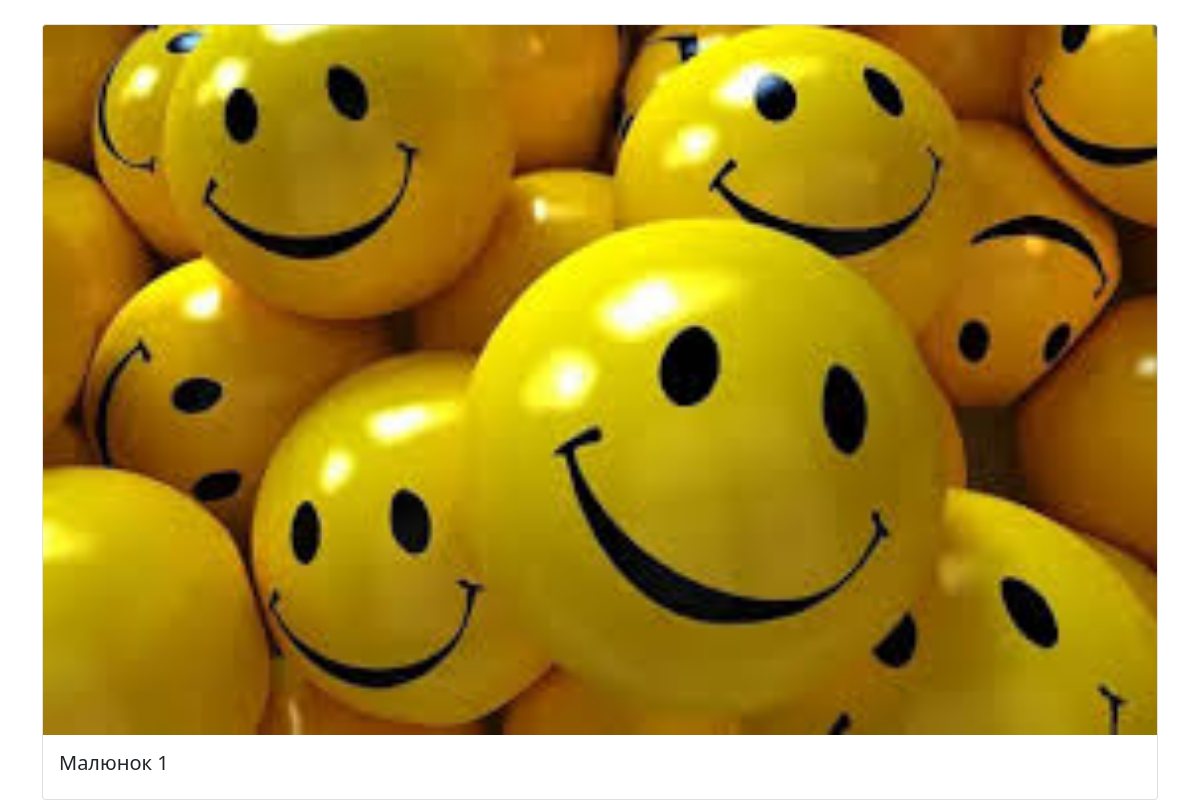
Screenshot of /image/1/ with the database file from the repository.
### gallery/models.py (models this page shows, shortened)
class Image(models.Model):
    title = models.CharField(max_length=100)
    image = models.ImageField(upload_to='gallery_images/')
    categories = models.ManyToManyField(Category, blank=True)
    created_date = models.DateField()
    age_limit = models.PositiveIntegerField()

### gallery/views.py (the view)
# urls.py: path('image/<int:pk>/', views.image_detail, name='image_detail'),
def image_detail(request, pk):
    image = get_object_or_404(Image, pk=pk)
    return render(request, 'image_detail.html', {'image': image})

### gallery/templates/image_detail.html
{% extends 'base.html' %}
{% block content %}
    <div class="card">
        <img src="{{ image.image.url }}" class="card-img-top" alt="{{ image.title }}">
        <div class="card-body">
            <h5 class="card-title">{{ image.title }}</h5>
        </div>
    </div>
{% endblock %}

### rows the page displays
Image: image (picture), title "Малюнок 1"
